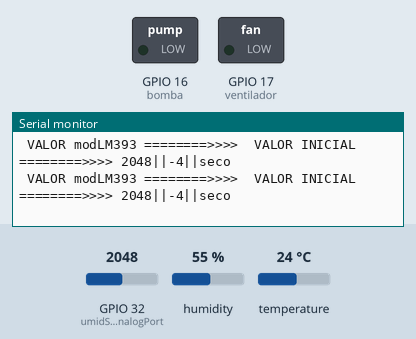
A sketch run on a simulated ESP32. On the bench: switched loads named in the sketch (green lamp = pin HIGH), the last lines printed to the serial monitor. Inputs (shaded band) come from the test bench; at power-on: GPIO 32 (umidSoloAnalogPort) = 2048, humidity 55 %, temperature 24 °C. WiFi joins after 1.5 s; servers stay silent unless stated.

Above: at 3.0 s.
3.1 s: GPIO 32 (umidSoloAnalogPort) set to 1609
At 3.8 s:
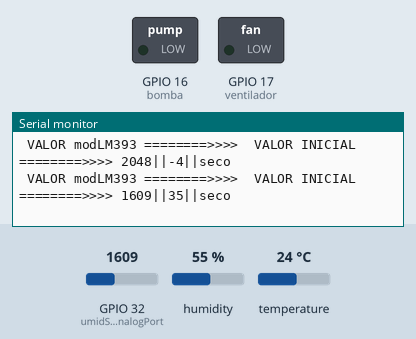
4.6 s: GPIO 32 (umidSoloAnalogPort) set to 1517
At 5.9 s:
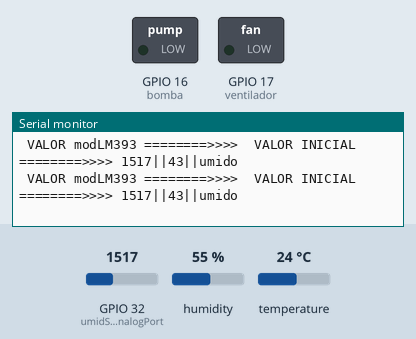

The sketch:

Esp32_02_04_2024.ino
```cpp
// ----- Definições
#define BLYNK_PRINT Serial
#define bomba 16
#define BOTAO_BOMBA V3
#define ventilador 17
#define BOTAO_VENTILADOR V4
#define umidSoloAnalogPort 32

// ----- Credenciais do Blynk -----
#define BLYNK_TEMPLATE_ID "TMPL2dGH2zWNI"
#define BLYNK_TEMPLATE_NAME "Horta Inteligente"
#define BLYNK_AUTH_TOKEN "rV9_S-0PZZbi1zJXctG07zQ4RAjvr-zE"

// ----- Importações de bibliotecas -----
#include <DHT.h>
#include <Blynk.h>
#include <WiFi.h>
#include <WiFiClient.h>
#include <BlynkSimpleEsp32.h>

DHT dht(33, DHT11);

// ----- Variaveis Globais
// char ssid[] = "Alunos"; char pass[] = "Alunos@123";
char ssid[] = "Eu";
char pass[] = "Ricardo10";
float temp;  // -- DHT temperatura
float umid;  // -- DHT umidade
int valorumidade;
int valorumidade2;  // Umidade Solo

void modDHT11() {
  temp = dht.readTemperature();
  umid = dht.readHumidity();

  if (isnan(temp) || isnan(umid)) {
    Serial.println("Erro na leitura do DHT");
  } else {
    Blynk.virtualWrite(V0, temp);
    Blynk.virtualWrite(V1, umid);
  }
}

void modLM393() {
  Serial.print(" VALOR modLM393 ========>>>> ");  //Imprime no monitor serial o valor de umidade em porcentagem

  // -- Função Responsavel pela leitura dos dados de temperatura e umidade relativa do solo.

  valorumidade2 = analogRead(umidSoloAnalogPort);  //Realiza a leitura analógica do sensor e armazena em valorumidade
  Serial.print(" VALOR INICIAL ========>>>> ");    //Imprime no monitor serial o valor de umidade em porcentagem
  Serial.print(valorumidade2);                     //Imprime no monitor serial o valor de umidade em porcentagem


  valorumidade2 = map(valorumidade2, 2000, 900, 0, 100);  //Transforma os valores analógicos em uma escala de 0 a 100

  Serial.print("||");
  Serial.print(valorumidade2);  //Imprime no monitor serial o valor de umidade em porcentagem

  Blynk.virtualWrite(V2, valorumidade2);


  if (valorumidade2 < 40) {  //Se esse valor for igual a 0, será mostrado no monitor serial que o solo está úmido e o led verde se acende
    Serial.print("||");
    Serial.println("seco");
  } else if ((valorumidade2 >= 40) && (valorumidade2 <= 69)) {
    Serial.print("||");
    Serial.println("umido");
  } else if (valorumidade2 >= 70) {
    Serial.print("||");
    Serial.println("Molhado");
  }
}

void setup() {
  Serial.begin(9600);  // a declaração do serial tem que vir sempre em primeiro
  // put your setup code here, to run once:
  pinMode(bomba, OUTPUT);
  pinMode(ventilador, OUTPUT);
  pinMode(umidSoloAnalogPort, INPUT);
  dht.begin();
  Blynk.begin(BLYNK_AUTH_TOKEN, ssid, pass);
}

void loop() {
  // put your main code here, to run repeatedly:
  Blynk.run();
  modDHT11();
  modLM393();  // Sensor Umidade Solo
  delay(500);
}

BLYNK_WRITE(BOTAO_BOMBA) {
  int estado = param.asInt();
  Serial.print("Bomba");
  Serial.print(estado);
  if (estado == 1) {
    digitalWrite(bomba, HIGH);
  } else {
    digitalWrite(bomba, LOW);
  }
}

BLYNK_WRITE(BOTAO_VENTILADOR) {
  int estado = param.asInt();
  Serial.print("Ventilador");
  Serial.print(estado);
  if (estado == 1) {
    digitalWrite(ventilador, HIGH);
  } else {
    digitalWrite(ventilador, LOW);
  }
}
```

Measured:
- the behaviour switches between 1561 and 1560 on GPIO 32 (umidSoloAnalogPort) (found by bisection; images 1 and 2)
- after the input at 3.1 s, the serial monitor: prints a new line after 0.26 s (image 1)
- after the input at 4.6 s, the serial monitor: prints a new line after 0.31 s (image 2)
